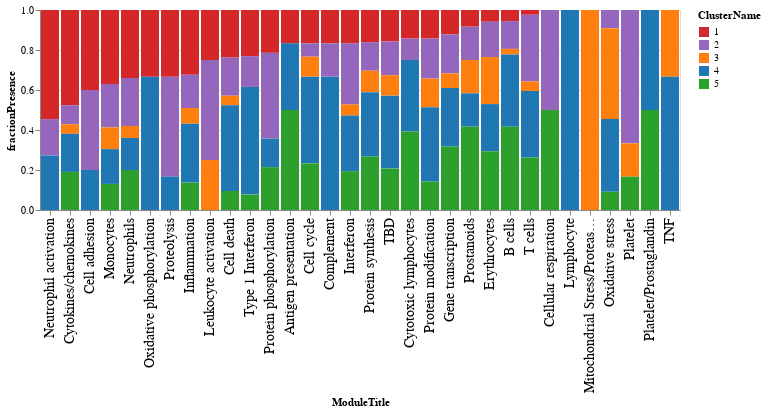

This figure's notebook cell:
### Code cell
sorted_names = list(title_aggX.sort_values(by=['ClusterName','fractionPresence'],ascending=[True,False]).ModuleTitle.values)

alt.Chart(title_aggX,height=200).mark_bar(filled=True,).encode(
    x=alt.X("ModuleTitle",sort=sorted_names,axis=alt.Axis(labelFontSize=14)),
    y=alt.Y("fractionPresence"),
    color=alt.Color('ClusterName:O',scale=alt.Scale(domain=list(color_key.keys()),range=list(color_key.values())))
)

### Figure 1 — Vega-Lite specification as saved in the notebook (floating-point values rounded to 4 significant figures; data arrays with more than 128 entries replaced by an {"elided": "..."} marker saying what was removed)
{"config": {"view": {"continuousWidth": 300, "continuousHeight": 300}}, "data": {"name": "data-803f1f75da1657239eb8c494f8de02b4"}, "mark": {"type": "bar", "filled": true}, "encoding": {"color": {"field": "ClusterName", "scale": {"domain": [1, 2, 3, 4, 5], "range": ["#d62728", "#9467bd", "#ff7f0e", "#1f77b4", "#2ca02c"]}, "type": "ordinal"}, "x": {"axis": {"labelFontSize": 14}, "field": "ModuleTitle", "sort": {"elided": "160 str values"}, "type": "nominal"}, "y": {"field": "fractionPresence", "type": "quantitative"}}, "height": 200, "$schema": "https://vega.github.io/schema/vega-lite/v5.14.1.json", "datasets": {"data-803f1f75da1657239eb8c494f8de02b4": {"elided": "160 records"}}}
